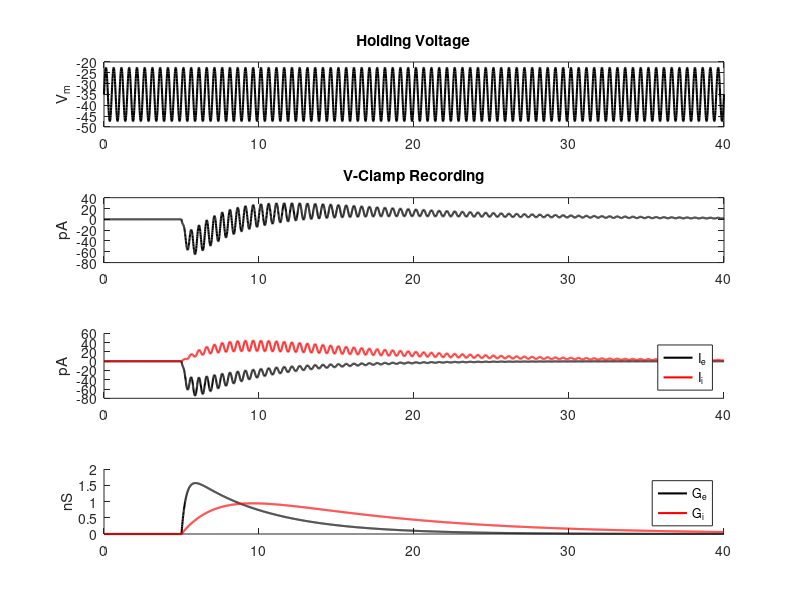

Here is the MATLAB script that generated this plot:

hpath = '/Users/landauland/Documents/Research/SabatiniLab/modeling/eiWaveMeasurement';

% Time
dt = 0.01; % ms
T = 40; % ms
tvec = 0:dt:T; %vector (ms)

% Synaptic Parameters - alpha conductance
alpha = @(t, rise, fall) (t>=0).*(exp(-t/fall) - exp(-t/rise)); % only positive t's...

excRise = 0.3; % ms
excFall = 5; % ms
excAmp = 2e-9; % S
excRev = 0e-3; % V
excDelay = 5; % ms

inhRise = 2.5; % ms
inhFall = 10; % ms
inhAmp = 2e-9; % S
inhRev = -70e-3; % mV
inhDelay = 5; % ms

% Total Conductance
eConductance = excAmp * alpha(tvec-excDelay, excRise, excFall);
iConductance = inhAmp * alpha(tvec-inhDelay, inhRise, inhFall);

% Recording Parameters
capacitance = 30e-12; % Farads
inputResistance = 300e6; % Ohms
restPotential = -70e-3; % Volt

% Stimulation Parameters
modulationDepth = 25e-3; % mV
modulationPeriod = 0.5;
holdVoltage = -35e-3 + modulationDepth/2*sin(2*pi*tvec/modulationPeriod);
eCurrent = eConductance .* (holdVoltage - excRev);
iCurrent = iConductance .* (holdVoltage - inhRev);









% Plot Results
f = figure(1);
clf;
set(gcf,'units','normalized','outerposition',[0.1 0.1 0.3 0.8]);

subplot(4,1,1);
plot(tvec, 1e3*holdVoltage, 'k','linewidth',1.5);
ylabel('V_m');
title('Holding Voltage');

subplot(4,1,2);
plot(tvec, 1e12*(eCurrent+iCurrent),'k','linewidth',1.5);
ylabel('pA');
title('V-Clamp Recording');

subplot(4,1,3);
hold on;
plot(tvec, 1e12*eCurrent, 'k', 'linewidth',1.5);
plot(tvec, 1e12*iCurrent, 'r', 'linewidth',1.5);
legend('I_e','I_i','location','northeast');
ylabel('pA');

subplot(4,1,4);
hold on;
plot(tvec, 1e9*eConductance, 'k','linewidth',1.5);
plot(tvec, 1e9*iConductance, 'r','linewidth',1.5);
legend('G_e','G_i','location','northeast');
ylabel('nS');


